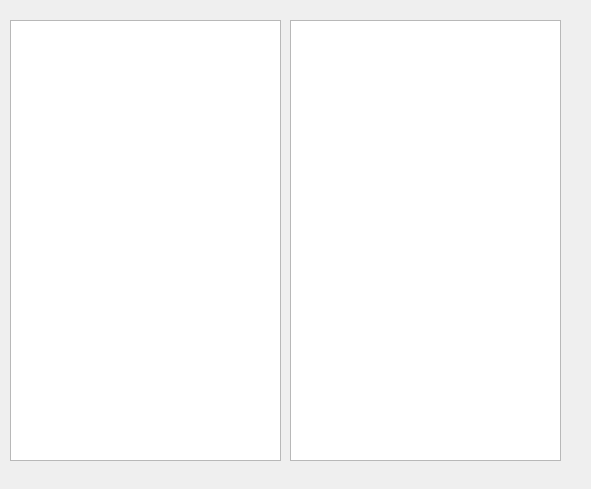
<?xml version="1.0" encoding="UTF-8"?>
<ui version="4.0">
 <class>Dialog</class>
 <widget class="QDialog" name="Dialog">
  <property name="geometry">
   <rect>
    <x>0</x>
    <y>0</y>
    <width>591</width>
    <height>489</height>
   </rect>
  </property>
  <property name="windowTitle">
   <string>Dialog</string>
  </property>
  <widget class="QListView" name="listView">
   <property name="geometry">
    <rect>
     <x>290</x>
     <y>20</y>
     <width>271</width>
     <height>441</height>
    </rect>
   </property>
  </widget>
  <widget class="QTreeView" name="treeView">
   <property name="geometry">
    <rect>
     <x>10</x>
     <y>20</y>
     <width>271</width>
     <height>441</height>
    </rect>
   </property>
  </widget>
 </widget>
 <layoutdefault spacing="6" margin="11"/>
 <resources/>
 <connections/>
</ui>
